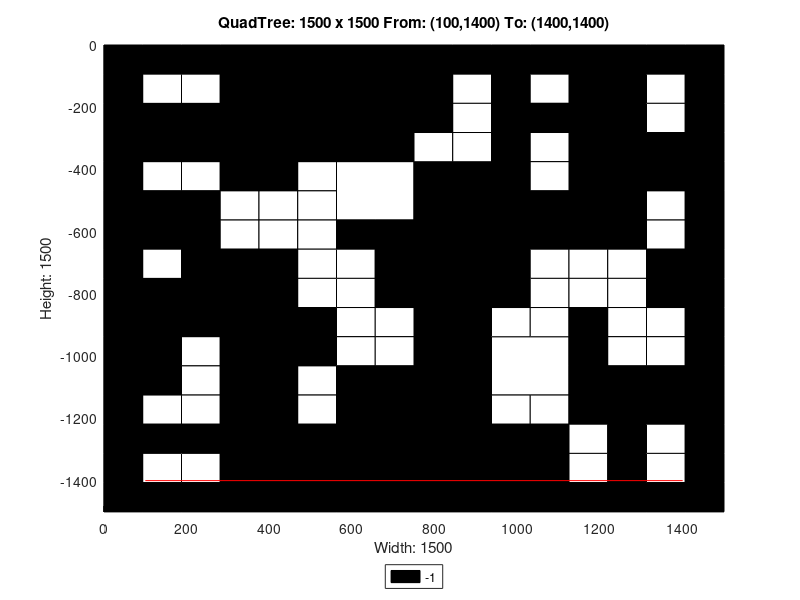

MATLAB code to generate this figure:
axis([0 1500 -1500 0]);
title('QuadTree: 1500 x 1500 From: (100,1400) To: (1400,1400)');
xlabel('Width: 1500');
ylabel('Height: 1500');
rectangle('Position',[375 -375 375 375], 'FaceColor',[0 0 0]);
rectangle('Position',[0 -375 187.5 187.5], 'FaceColor',[0 0 0]);
rectangle('Position',[187.5 -375 187.5 187.5], 'FaceColor',[0 0 0]);
rectangle('Position',[562.5 -562.5 187.5 187.5], 'FaceColor',[1 1 1]);
rectangle('Position',[1125 -187.5 187.5 187.5], 'FaceColor',[0 0 0]);
rectangle('Position',[1125 -375 187.5 187.5], 'FaceColor',[0 0 0]);
rectangle('Position',[750 -562.5 187.5 187.5], 'FaceColor',[0 0 0]);
rectangle('Position',[750 -750 187.5 187.5], 'FaceColor',[0 0 0]);
rectangle('Position',[1125 -562.5 187.5 187.5], 'FaceColor',[0 0 0]);
rectangle('Position',[0 -937.5 187.5 187.5], 'FaceColor',[0 0 0]);
rectangle('Position',[187.5 -937.5 187.5 187.5], 'FaceColor',[0 0 0]);
rectangle('Position',[0 -1125 187.5 187.5], 'FaceColor',[0 0 0]);
rectangle('Position',[562.5 -1312.5 187.5 187.5], 'FaceColor',[0 0 0]);
rectangle('Position',[375 -1500 187.5 187.5], 'FaceColor',[0 0 0]);
rectangle('Position',[562.5 -1500 187.5 187.5], 'FaceColor',[0 0 0]);
rectangle('Position',[750 -937.5 187.5 187.5], 'FaceColor',[0 0 0]);
rectangle('Position',[750 -1125 187.5 187.5], 'FaceColor',[0 0 0]);
rectangle('Position',[937.5 -1125 187.5 187.5], 'FaceColor',[1 1 1]);
rectangle('Position',[750 -1312.5 187.5 187.5], 'FaceColor',[0 0 0]);
rectangle('Position',[750 -1500 187.5 187.5], 'FaceColor',[0 0 0]);
rectangle('Position',[937.5 -1500 187.5 187.5], 'FaceColor',[0 0 0]);
rectangle('Position',[0 -93.75 93.75 93.75], 'FaceColor',[0 0 0]);
rectangle('Position',[93.75 -93.75 93.75 93.75], 'FaceColor',[0 0 0]);
rectangle('Position',[0 -187.5 93.75 93.75], 'FaceColor',[0 0 0]);
rectangle('Position',[93.75 -187.5 93.75 93.75], 'FaceColor',[1 1 1]);
rectangle('Position',[187.5 -93.75 93.75 93.75], 'FaceColor',[0 0 0]);
rectangle('Position',[281.25 -93.75 93.75 93.75], 'FaceColor',[0 0 0]);
rectangle('Position',[187.5 -187.5 93.75 93.75], 'FaceColor',[1 1 1]);
rectangle('Position',[281.25 -187.5 93.75 93.75], 'FaceColor',[0 0 0]);
rectangle('Position',[0 -468.75 93.75 93.75], 'FaceColor',[0 0 0]);
rectangle('Position',[93.75 -468.75 93.75 93.75], 'FaceColor',[1 1 1]);
rectangle('Position',[0 -562.5 93.75 93.75], 'FaceColor',[0 0 0]);
rectangle('Position',[93.75 -562.5 93.75 93.75], 'FaceColor',[0 0 0]);
rectangle('Position',[187.5 -468.75 93.75 93.75], 'FaceColor',[1 1 1]);
rectangle('Position',[281.25 -468.75 93.75 93.75], 'FaceColor',[0 0 0]);
rectangle('Position',[187.5 -562.5 93.75 93.75], 'FaceColor',[0 0 0]);
rectangle('Position',[281.25 -562.5 93.75 93.75], 'FaceColor',[1 1 1]);
rectangle('Position',[0 -656.25 93.75 93.75], 'FaceColor',[0 0 0]);
rectangle('Position',[93.75 -656.25 93.75 93.75], 'FaceColor',[0 0 0]);
rectangle('Position',[0 -750 93.75 93.75], 'FaceColor',[0 0 0]);
rectangle('Position',[93.75 -750 93.75 93.75], 'FaceColor',[1 1 1]);
rectangle('Position',[187.5 -656.25 93.75 93.75], 'FaceColor',[0 0 0]);
rectangle('Position',[281.25 -656.25 93.75 93.75], 'FaceColor',[1 1 1]);
rectangle('Position',[187.5 -750 93.75 93.75], 'FaceColor',[0 0 0]);
rectangle('Position',[281.25 -750 93.75 93.75], 'FaceColor',[0 0 0]);
rectangle('Position',[375 -468.75 93.75 93.75], 'FaceColor',[0 0 0]);
rectangle('Position',[468.75 -468.75 93.75 93.75], 'FaceColor',[1 1 1]);
rectangle('Position',[375 -562.5 93.75 93.75], 'FaceColor',[1 1 1]);
rectangle('Position',[468.75 -562.5 93.75 93.75], 'FaceColor',[1 1 1]);
rectangle('Position',[375 -656.25 93.75 93.75], 'FaceColor',[1 1 1]);
rectangle('Position',[468.75 -656.25 93.75 93.75], 'FaceColor',[1 1 1]);
rectangle('Position',[375 -750 93.75 93.75], 'FaceColor',[0 0 0]);
rectangle('Position',[468.75 -750 93.75 93.75], 'FaceColor',[1 1 1]);
rectangle('Position',[562.5 -656.25 93.75 93.75], 'FaceColor',[0 0 0]);
rectangle('Position',[656.25 -656.25 93.75 93.75], 'FaceColor',[0 0 0]);
rectangle('Position',[562.5 -750 93.75 93.75], 'FaceColor',[1 1 1]);
rectangle('Position',[656.25 -750 93.75 93.75], 'FaceColor',[0 0 0]);
rectangle('Position',[750 -93.75 93.75 93.75], 'FaceColor',[0 0 0]);
rectangle('Position',[843.75 -93.75 93.75 93.75], 'FaceColor',[0 0 0]);
rectangle('Position',[750 -187.5 93.75 93.75], 'FaceColor',[0 0 0]);
rectangle('Position',[843.75 -187.5 93.75 93.75], 'FaceColor',[1 1 1]);
rectangle('Position',[937.5 -93.75 93.75 93.75], 'FaceColor',[0 0 0]);
rectangle('Position',[1031.25 -93.75 93.75 93.75], 'FaceColor',[0 0 0]);
rectangle('Position',[937.5 -187.5 93.75 93.75], 'FaceColor',[0 0 0]);
rectangle('Position',[1031.25 -187.5 93.75 93.75], 'FaceColor',[1 1 1]);
rectangle('Position',[750 -281.25 93.75 93.75], 'FaceColor',[0 0 0]);
rectangle('Position',[843.75 -281.25 93.75 93.75], 'FaceColor',[1 1 1]);
rectangle('Position',[750 -375 93.75 93.75], 'FaceColor',[1 1 1]);
rectangle('Position',[843.75 -375 93.75 93.75], 'FaceColor',[1 1 1]);
rectangle('Position',[937.5 -281.25 93.75 93.75], 'FaceColor',[0 0 0]);
rectangle('Position',[1031.25 -281.25 93.75 93.75], 'FaceColor',[0 0 0]);
rectangle('Position',[937.5 -375 93.75 93.75], 'FaceColor',[0 0 0]);
rectangle('Position',[1031.25 -375 93.75 93.75], 'FaceColor',[1 1 1]);
rectangle('Position',[1312.5 -93.75 93.75 93.75], 'FaceColor',[0 0 0]);
rectangle('Position',[1406.25 -93.75 93.75 93.75], 'FaceColor',[0 0 0]);
rectangle('Position',[1312.5 -187.5 93.75 93.75], 'FaceColor',[1 1 1]);
rectangle('Position',[1406.25 -187.5 93.75 93.75], 'FaceColor',[0 0 0]);
rectangle('Position',[1312.5 -281.25 93.75 93.75], 'FaceColor',[1 1 1]);
rectangle('Position',[1406.25 -281.25 93.75 93.75], 'FaceColor',[0 0 0]);
rectangle('Position',[1312.5 -375 93.75 93.75], 'FaceColor',[0 0 0]);
rectangle('Position',[1406.25 -375 93.75 93.75], 'FaceColor',[0 0 0]);
rectangle('Position',[937.5 -468.75 93.75 93.75], 'FaceColor',[0 0 0]);
rectangle('Position',[1031.25 -468.75 93.75 93.75], 'FaceColor',[1 1 1]);
rectangle('Position',[937.5 -562.5 93.75 93.75], 'FaceColor',[0 0 0]);
rectangle('Position',[1031.25 -562.5 93.75 93.75], 'FaceColor',[0 0 0]);
rectangle('Position',[937.5 -656.25 93.75 93.75], 'FaceColor',[0 0 0]);
rectangle('Position',[1031.25 -656.25 93.75 93.75], 'FaceColor',[0 0 0]);
rectangle('Position',[937.5 -750 93.75 93.75], 'FaceColor',[0 0 0]);
rectangle('Position',[1031.25 -750 93.75 93.75], 'FaceColor',[1 1 1]);
rectangle('Position',[1312.5 -468.75 93.75 93.75], 'FaceColor',[0 0 0]);
rectangle('Position',[1406.25 -468.75 93.75 93.75], 'FaceColor',[0 0 0]);
rectangle('Position',[1312.5 -562.5 93.75 93.75], 'FaceColor',[1 1 1]);
rectangle('Position',[1406.25 -562.5 93.75 93.75], 'FaceColor',[0 0 0]);
rectangle('Position',[1125 -656.25 93.75 93.75], 'FaceColor',[0 0 0]);
rectangle('Position',[1218.75 -656.25 93.75 93.75], 'FaceColor',[0 0 0]);
rectangle('Position',[1125 -750 93.75 93.75], 'FaceColor',[1 1 1]);
rectangle('Position',[1218.75 -750 93.75 93.75], 'FaceColor',[1 1 1]);
rectangle('Position',[1312.5 -656.25 93.75 93.75], 'FaceColor',[1 1 1]);
rectangle('Position',[1406.25 -656.25 93.75 93.75], 'FaceColor',[0 0 0]);
rectangle('Position',[1312.5 -750 93.75 93.75], 'FaceColor',[0 0 0]);
rectangle('Position',[1406.25 -750 93.75 93.75], 'FaceColor',[0 0 0]);
rectangle('Position',[187.5 -1031.25 93.75 93.75], 'FaceColor',[1 1 1]);
rectangle('Position',[281.25 -1031.25 93.75 93.75], 'FaceColor',[0 0 0]);
rectangle('Position',[187.5 -1125 93.75 93.75], 'FaceColor',[1 1 1]);
rectangle('Position',[281.25 -1125 93.75 93.75], 'FaceColor',[0 0 0]);
rectangle('Position',[375 -843.75 93.75 93.75], 'FaceColor',[0 0 0]);
rectangle('Position',[468.75 -843.75 93.75 93.75], 'FaceColor',[1 1 1]);
rectangle('Position',[375 -937.5 93.75 93.75], 'FaceColor',[0 0 0]);
rectangle('Position',[468.75 -937.5 93.75 93.75], 'FaceColor',[0 0 0]);
rectangle('Position',[562.5 -843.75 93.75 93.75], 'FaceColor',[1 1 1]);
rectangle('Position',[656.25 -843.75 93.75 93.75], 'FaceColor',[0 0 0]);
rectangle('Position',[562.5 -937.5 93.75 93.75], 'FaceColor',[1 1 1]);
rectangle('Position',[656.25 -937.5 93.75 93.75], 'FaceColor',[1 1 1]);
rectangle('Position',[375 -1031.25 93.75 93.75], 'FaceColor',[0 0 0]);
rectangle('Position',[468.75 -1031.25 93.75 93.75], 'FaceColor',[0 0 0]);
rectangle('Position',[375 -1125 93.75 93.75], 'FaceColor',[0 0 0]);
rectangle('Position',[468.75 -1125 93.75 93.75], 'FaceColor',[1 1 1]);
rectangle('Position',[562.5 -1031.25 93.75 93.75], 'FaceColor',[1 1 1]);
rectangle('Position',[656.25 -1031.25 93.75 93.75], 'FaceColor',[1 1 1]);
rectangle('Position',[562.5 -1125 93.75 93.75], 'FaceColor',[0 0 0]);
rectangle('Position',[656.25 -1125 93.75 93.75], 'FaceColor',[0 0 0]);
rectangle('Position',[0 -1218.75 93.75 93.75], 'FaceColor',[0 0 0]);
rectangle('Position',[93.75 -1218.75 93.75 93.75], 'FaceColor',[1 1 1]);
rectangle('Position',[0 -1312.5 93.75 93.75], 'FaceColor',[0 0 0]);
rectangle('Position',[93.75 -1312.5 93.75 93.75], 'FaceColor',[0 0 0]);
rectangle('Position',[187.5 -1218.75 93.75 93.75], 'FaceColor',[1 1 1]);
rectangle('Position',[281.25 -1218.75 93.75 93.75], 'FaceColor',[0 0 0]);
rectangle('Position',[187.5 -1312.5 93.75 93.75], 'FaceColor',[0 0 0]);
rectangle('Position',[281.25 -1312.5 93.75 93.75], 'FaceColor',[0 0 0]);
rectangle('Position',[0 -1406.25 93.75 93.75], 'FaceColor',[0 0 0]);
rectangle('Position',[93.75 -1406.25 93.75 93.75], 'FaceColor',[1 1 1]);
rectangle('Position',[0 -1500 93.75 93.75], 'FaceColor',[0 0 0]);
rectangle('Position',[93.75 -1500 93.75 93.75], 'FaceColor',[0 0 0]);
rectangle('Position',[187.5 -1406.25 93.75 93.75], 'FaceColor',[1 1 1]);
rectangle('Position',[281.25 -1406.25 93.75 93.75], 'FaceColor',[0 0 0]);
rectangle('Position',[187.5 -1500 93.75 93.75], 'FaceColor',[0 0 0]);
rectangle('Position',[281.25 -1500 93.75 93.75], 'FaceColor',[0 0 0]);
rectangle('Position',[375 -1218.75 93.75 93.75], 'FaceColor',[0 0 0]);
rectangle('Position',[468.75 -1218.75 93.75 93.75], 'FaceColor',[1 1 1]);
rectangle('Position',[375 -1312.5 93.75 93.75], 'FaceColor',[0 0 0]);
rectangle('Position',[468.75 -1312.5 93.75 93.75], 'FaceColor',[0 0 0]);
rectangle('Position',[937.5 -843.75 93.75 93.75], 'FaceColor',[0 0 0]);
rectangle('Position',[1031.25 -843.75 93.75 93.75], 'FaceColor',[1 1 1]);
rectangle('Position',[937.5 -937.5 93.75 93.75], 'FaceColor',[1 1 1]);
rectangle('Position',[1031.25 -937.5 93.75 93.75], 'FaceColor',[1 1 1]);
rectangle('Position',[1125 -843.75 93.75 93.75], 'FaceColor',[1 1 1]);
rectangle('Position',[1218.75 -843.75 93.75 93.75], 'FaceColor',[1 1 1]);
rectangle('Position',[1125 -937.5 93.75 93.75], 'FaceColor',[0 0 0]);
rectangle('Position',[1218.75 -937.5 93.75 93.75], 'FaceColor',[1 1 1]);
rectangle('Position',[1312.5 -843.75 93.75 93.75], 'FaceColor',[0 0 0]);
rectangle('Position',[1406.25 -843.75 93.75 93.75], 'FaceColor',[0 0 0]);
rectangle('Position',[1312.5 -937.5 93.75 93.75], 'FaceColor',[1 1 1]);
rectangle('Position',[1406.25 -937.5 93.75 93.75], 'FaceColor',[0 0 0]);
rectangle('Position',[1125 -1031.25 93.75 93.75], 'FaceColor',[0 0 0]);
rectangle('Position',[1218.75 -1031.25 93.75 93.75], 'FaceColor',[1 1 1]);
rectangle('Position',[1125 -1125 93.75 93.75], 'FaceColor',[0 0 0]);
rectangle('Position',[1218.75 -1125 93.75 93.75], 'FaceColor',[0 0 0]);
rectangle('Position',[1312.5 -1031.25 93.75 93.75], 'FaceColor',[1 1 1]);
rectangle('Position',[1406.25 -1031.25 93.75 93.75], 'FaceColor',[0 0 0]);
rectangle('Position',[1312.5 -1125 93.75 93.75], 'FaceColor',[0 0 0]);
rectangle('Position',[1406.25 -1125 93.75 93.75], 'FaceColor',[0 0 0]);
rectangle('Position',[937.5 -1218.75 93.75 93.75], 'FaceColor',[1 1 1]);
rectangle('Position',[1031.25 -1218.75 93.75 93.75], 'FaceColor',[1 1 1]);
rectangle('Position',[937.5 -1312.5 93.75 93.75], 'FaceColor',[0 0 0]);
rectangle('Position',[1031.25 -1312.5 93.75 93.75], 'FaceColor',[0 0 0]);
rectangle('Position',[1125 -1218.75 93.75 93.75], 'FaceColor',[0 0 0]);
rectangle('Position',[1218.75 -1218.75 93.75 93.75], 'FaceColor',[0 0 0]);
rectangle('Position',[1125 -1312.5 93.75 93.75], 'FaceColor',[1 1 1]);
rectangle('Position',[1218.75 -1312.5 93.75 93.75], 'FaceColor',[0 0 0]);
rectangle('Position',[1312.5 -1218.75 93.75 93.75], 'FaceColor',[0 0 0]);
rectangle('Position',[1406.25 -1218.75 93.75 93.75], 'FaceColor',[0 0 0]);
rectangle('Position',[1312.5 -1312.5 93.75 93.75], 'FaceColor',[1 1 1]);
rectangle('Position',[1406.25 -1312.5 93.75 93.75], 'FaceColor',[0 0 0]);
rectangle('Position',[1125 -1406.25 93.75 93.75], 'FaceColor',[1 1 1]);
rectangle('Position',[1218.75 -1406.25 93.75 93.75], 'FaceColor',[0 0 0]);
rectangle('Position',[1125 -1500 93.75 93.75], 'FaceColor',[0 0 0]);
rectangle('Position',[1218.75 -1500 93.75 93.75], 'FaceColor',[0 0 0]);
rectangle('Position',[1312.5 -1406.25 93.75 93.75], 'FaceColor',[1 1 1]);
rectangle('Position',[1406.25 -1406.25 93.75 93.75], 'FaceColor',[0 0 0]);
rectangle('Position',[1312.5 -1500 93.75 93.75], 'FaceColor',[0 0 0]);
rectangle('Position',[1406.25 -1500 93.75 93.75], 'FaceColor',[0 0 0]);
X=[1400,100];
Y=[-1400,-1400];
hold on;
plot(X,Y,'r');
legend('-1','Location','southoutside');
